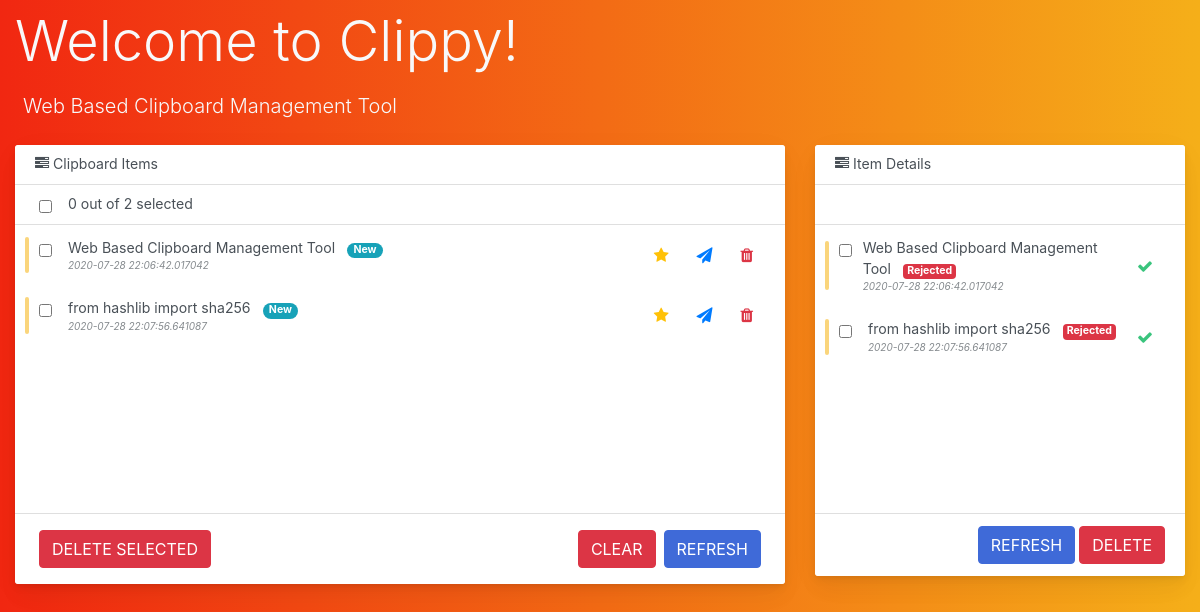
Before: / with the older database file.
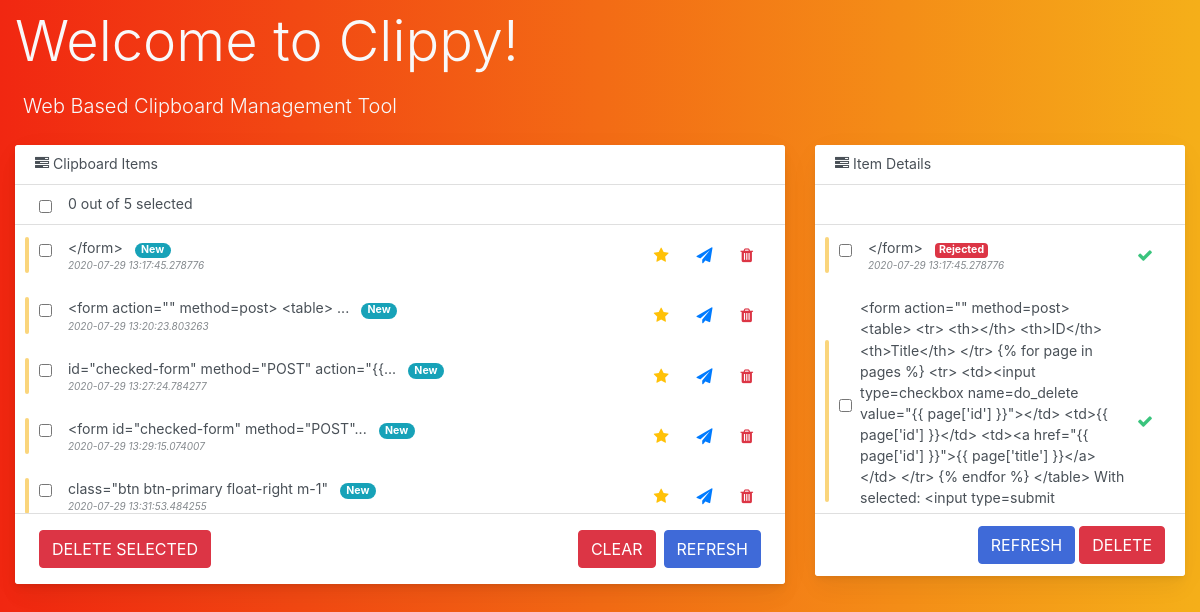
After: the same page with the newer database file.
### app.py (models this page shows)
class ClipboardItem(db.Model):
    id = db.Column(db.Integer, primary_key=True)
    text = db.Column(db.String(9999), nullable=False)
    length = db.Column(db.Integer, nullable=False)
    location = db.Column(db.String(2083))
    date = db.Column(db.DateTime, nullable=False, default=datetime.now())

### app.py (the view)
@app.route('/')
def index():
    items = ClipboardItem.query.all()
    return render_template('index.html', items=items)

### templates/index.html (shortened to what this page needs)
<!DOCTYPE html>
<html lang="en">
<head>
    <link rel="stylesheet" href="https://stackpath.bootstrapcdn.com/bootstrap/4.5.0/css/bootstrap.min.css">
    <link rel="stylesheet" href="../static/css/main.css">
    <link rel="stylesheet" href="https://stackpath.bootstrapcdn.com/font-awesome/4.7.0/css/font-awesome.min.css">
</head>
<body>
    <div class="col-md-8">
        <h1 class="display-4 text-light mt-2">Welcome to Clippy!</h1>
        <p class="lead p-2 text-light">Web Based Clipboard Management Tool</p>
    </div>
    <div class="container-fluid">
        <div class="row">
            <div class="col-md-8">
                <div class="card-hover-shadow-2x mb-3 card">
                    <div class="card-header-tab card-header">
                        <div class="card-header-title font-size-lg text-capitalize font-weight-normal">
                            <i class="fa fa-tasks"></i>&nbsp;Clipboard Items
                        </div>
                    </div>
                    <div class="card-header-tab card-header pt-3">
                        <div class="widget-content p-0">
                            <div class="widget-content-wrapper">
                                <div class="widget-content-left mr-2">
                                    <div class="custom-checkbox custom-control pl-1">
                                        <input value="{{item}}" type="checkbox">
                                        <label>&nbsp;</label>
                                    </div>
                                </div>
                                <div class="widget-content-left">
                                    <p>0 out of {{ items|length }} selected</p>
                                </div>
                            </div>
                        </div>
                    </div>
                    <form id="checked-form" method="POST" action="{{ url_for('removeSelected') }}">
                    <div class="scroll-area-sm">
                        <perfect-scrollbar class="ps-show-limits">
                            <div style="position: static;" class="ps ps--active-y">
                                <div class="ps-content">
                                    <ul class=" list-group list-group-flush">
                                        {% for item in items %}
                                        <li class="list-group-item">
                                            <div class="todo-indicator bg-warning"></div>
                                            <div class="widget-content p-0">
                                                <div class="widget-content-wrapper">
                                                    <div class="widget-content-left mr-2">
                                                            <div class="custom-checkbox custom-control pl-1">
                                                                <input name="copy_id" value="{{item.id}}" type="checkbox">
                                                                <label>&nbsp;</label>
                                                            </div>
                                                    </div>
                                                    <div class="widget-content-left">
                                                        <div class="widget-heading">{{ item.text | truncate(50) }}
                                                            <div class="badge badge-pill badge-info ml-2">New</div>
                                                        </div>
                                                        <div class="widget-subheading"><i>{{ item.date }}</i></div>
                                                    </div>
                                                    <div class="widget-content-right">
                                                        <button class="border-0 btn-transition btn btn-outline-warning">
                                                            <i class="fa fa-star"></i>
                                                        </button>
                                                        <button class="border-0 btn-transition btn btn-outline-primary">
                                                            <i class="fa fa-paper-plane"></i>
                                                        </button>
                                                        <form class="reset-css" action="{{ url_for('remove') }}" method=post>
                                                            <button class="border-0 btn-transition btn btn-outline-danger">
                                                                <i class="fa fa-trash"></i>
                                                            </button>
                                                        </form>
                                                    </div>
                                                </div>
                                            </div>
                                        </li>
                                        {% endfor %}
                                    </ul>
                                </div>
                            </div>
                        </perfect-scrollbar>
                    </div>
                </form>
                    <div class="container-fluid">
                        <div class="row">
                            <div class="col-12 col-md-12 btn-row d-block card-footer">
                                <button type="submit" form="checked-form" class="btn btn-danger m-1">
                                    DELETE SELECTED
                                </button>
                                <a href="{{ url_for('index') }}">
                                    <button class="btn btn-primary float-right m-1">REFRESH</button>
                                </a>
                                <form class="reset-css" method="post" action="{{ url_for('removeAll') }}">
                                    <button type="submit" class="btn btn-danger float-right m-1">CLEAR</button>
                                </form>
                            </div>
                        </div>
                    </div>
                </div>
            </div>
            <div class="col-md-4">
                <div class="card-hover-shadow-2x mb-3 card">
                    <div class="card-header-tab card-header">
                        <div class="card-header-title font-size-lg text-capitalize font-weight-normal">
                            <i class="fa fa-tasks"></i>&nbsp;Item Details
                        </div>
                    </div>
                    <div class="card-header-tab card-header pt-3">
                    </div>
                    <div class="scroll-area-sm">
                        <perfect-scrollbar class="ps-show-limits">
                            <div style="position: static;" class="ps ps--active-y">
                                <div class="ps-content">
                                    <ul class=" list-group list-group-flush">
                                        {% for item in items %}
                                        <li class="list-group-item">
                                            <div class="todo-indicator bg-warning"></div>
                                            <div class="widget-content p-0">
                                                <div class="widget-content-wrapper">
                                                    <div class="widget-content-left mr-2">
                                                        <div class="custom-checkbox custom-control pl-1">
                                                            <input value="{{item}}" type="checkbox">
                                                            <label>&nbsp;</label>
                                                        </div>
                                                    </div>
                                                    <div class="widget-content-left">
                                                        <div class="widget-heading">{{ item.text }}
                                                            <div class="badge badge-danger ml-2">Rejected</div>
                                                        </div>
                                                        <div class="widget-subheading"><i>{{item.date }}</i></div>
                                                    </div>
                                                    <div class="widget-content-right">
                                                        <button class="border-0 btn-transition btn btn-outline-success">
                                                            <i class="fa fa-check"></i>
                                                        </button>
                                                    </div>
                                                </div>
                                            </div>
                                        </li>
                                        {% endfor %}
                                    </ul>
                                </div>
                            </div>
                        </perfect-scrollbar>
                    </div>
                    <div class="d-block text-right card-footer">
                        <a href="{{ url_for('index') }}">
                            <button class="btn btn-primary">REFRESH</button>
                        </a>
                        <form class="reset-css" method="post" action="{{ url_for('removeAll') }}">
                            <button type="submit" class="btn btn-danger">DELETE</button>
                        </form>
                    </div>
                </div>
            </div>
        </div>
    </div>
</body>
</html>

Changed rows visible on the page:
removed ClipboardItem: text "Web Based Clipboard Management Tool", date "2020-07-28 22:06:42.017042"
removed ClipboardItem: text "from hashlib import sha256", date "2020-07-28 22:07:56.641087"
added ClipboardItem: text "</form>", date "2020-07-29 13:17:45.278776"
added ClipboardItem: text "<form action=\"\" method=post> <table> ...", date "2020-07-29 13:20:23.803263", text "<form action=\"\" method=post> <table> <tr> <th></th> <th>ID</th> <th>Title</th> </tr> {% for page in pages %} <tr> <td><input type=checkbox name=do_delete value=\"{{ page['id'] }}\"></td> <td>{{ page['id'] }}</td> <td><a href=\"{{ page['id'] }}\">{{ page['title'] }}</a></td> </tr> {% endfor %} </table> With selected: <input type=submit…"
added ClipboardItem: text "id=\"checked-form\" method=\"POST\" action=\"{{...", date "2020-07-29 13:27:24.784277", shown under "Welcome to Clippy!"
added ClipboardItem: text "<form id=\"checked-form\" method=\"POST\"...", date "2020-07-29 13:29:15.074007", shown under "Welcome to Clippy!"
added ClipboardItem: text "class=\"btn btn-primary float-right m-1\"", date "2020-07-29 13:31:53.484255", shown under "Welcome to Clippy!"
Other visible differences:
{{ items|length }}: "2" → "5"
